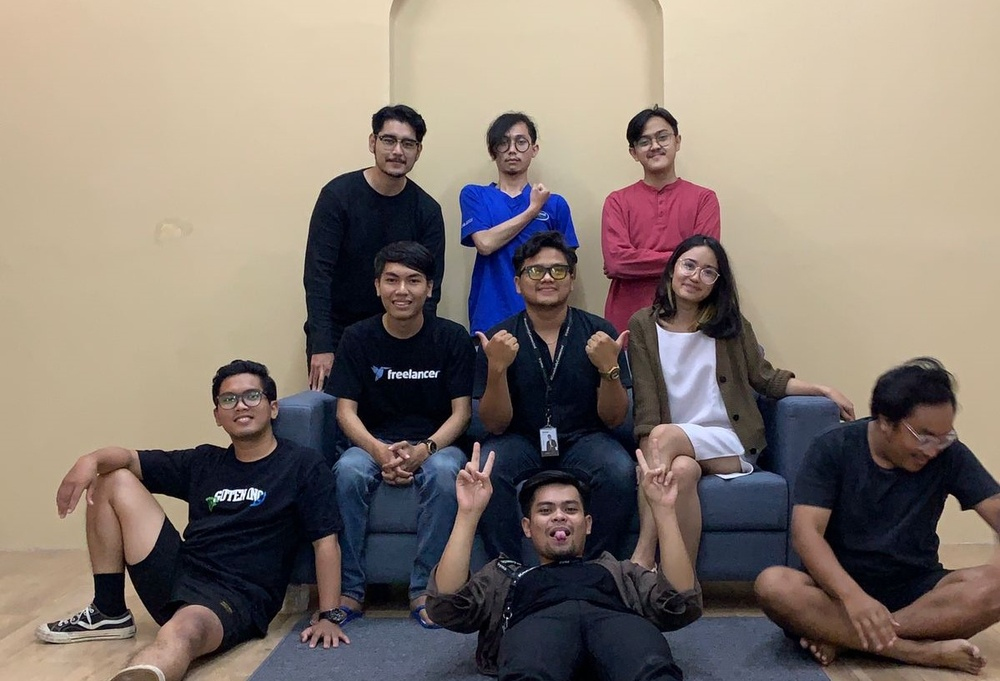
#> input picture asset/face2.jpg, 1000 x 681 px, shrunk from 1199 x 816 before the run
$ python facedetector.py
#> lines starting #> are read from the running program, lines starting #| are printed output that depends on the picture; after the words box and inside, x2 and y2 are one past the last pixel; in counts of white or black regions, pixels touching at a corner belong together
import cv2

face = cv2.CascadeClassifier('haarcascade_frontalface_default.xml')

img = cv2.imread('asset/face2.jpg')
#> img is the input picture: shape (681, 1000, 3); mean B, G, R 112.9, 121.6, 133.5
gray = cv2.cvtColor(img, cv2.COLOR_BGR2GRAY)
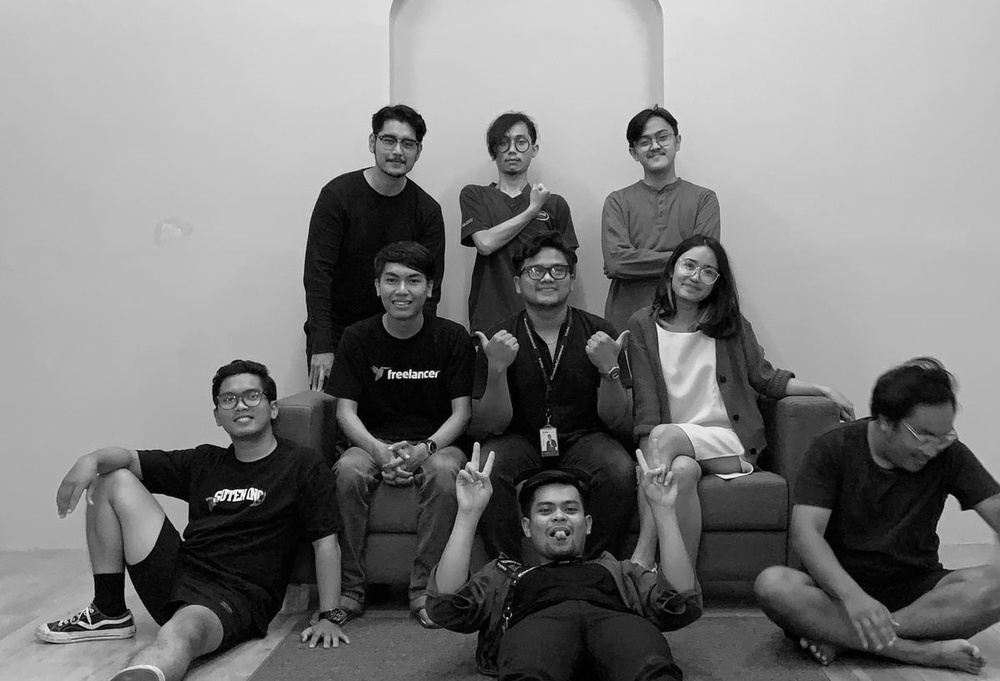
#> gray: shape (681, 1000); min 0, max 254, mean 124.2

wajah = face.detectMultiScale(gray, 1.3, 5)
#> wajah = [[629, 118, 51, 51], [368, 118, 59, 59], [487, 122, 52, 52], [372, 256, 60, 60], [670, 246, 54, 54], [520, 248, 55, 55], [212, 373, 60, 60], [526, 483, 66, 66]]

for (x, y, w, h) in wajah:
    cv2.rectangle(img, (x, y), (x+w, y+h), (0, 255, 0), 2)

    cv_warna = img[y:y+h, x:x+w]
    cv_gray = gray[y:y+h, x:x+w]
#> this loop made 8 passes
#> pass 1, `cv_warna = img[y:y+h, x:x+w]`:
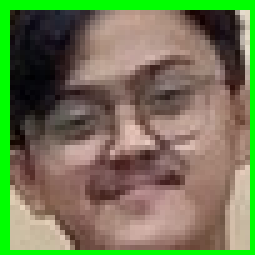
#> cv_warna: shape (51, 51, 3) (shown 5 times larger); mean B, G, R 84.8, 121.2, 114.1
#> pass 1, `cv_gray = gray[y:y+h, x:x+w]`:
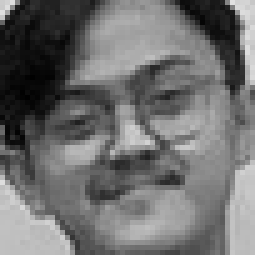
#> cv_gray: shape (51, 51) (shown 5 times larger); min 0, max 224, mean 110.5
#> pass 2, `cv_warna = img[y:y+h, x:x+w]`:
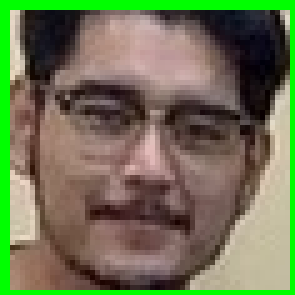
#> cv_warna: shape (59, 59, 3) (shown 5 times larger); mean B, G, R 83.8, 116.7, 110.4
#> pass 2, `cv_gray = gray[y:y+h, x:x+w]`:
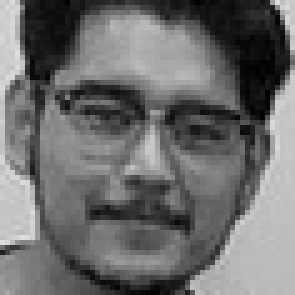
#> cv_gray: shape (59, 59) (shown 5 times larger); min 0, max 222, mean 108.9
#> after the loop:
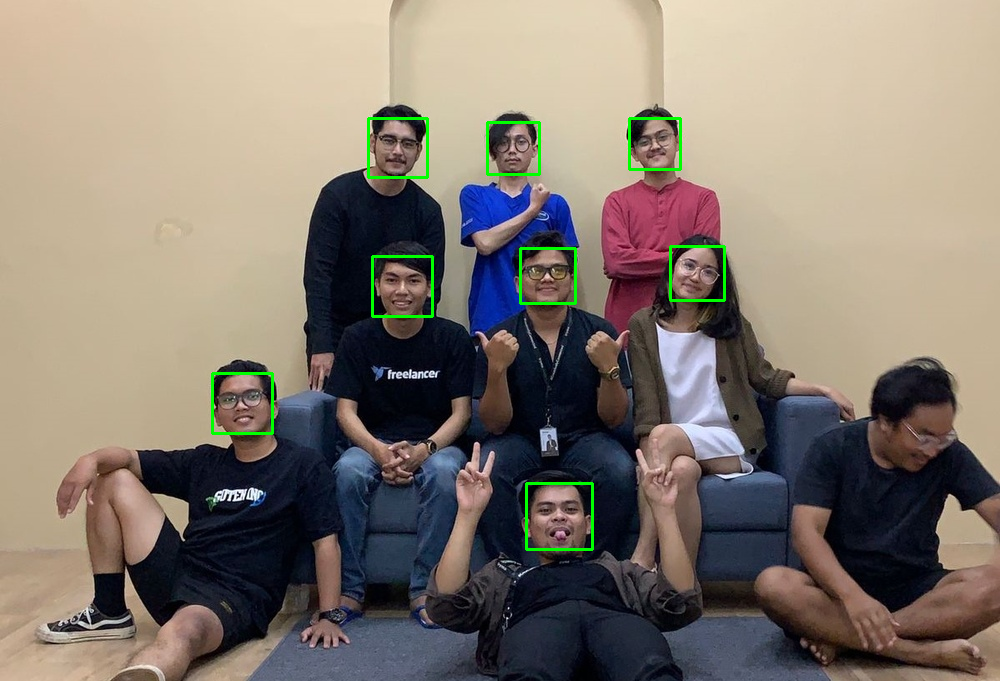
#> img: shape (681, 1000, 3); 0.8% of pixels changed, all inside (x1, y1, x2, y2) = (211, 117, 726, 551)

cv2.imshow('Foto Normal', img)
cv2.waitKey(0)
cv2.destroyAllWindows()

$ run again, with asset/face.jpg copied over asset/face2.jpg
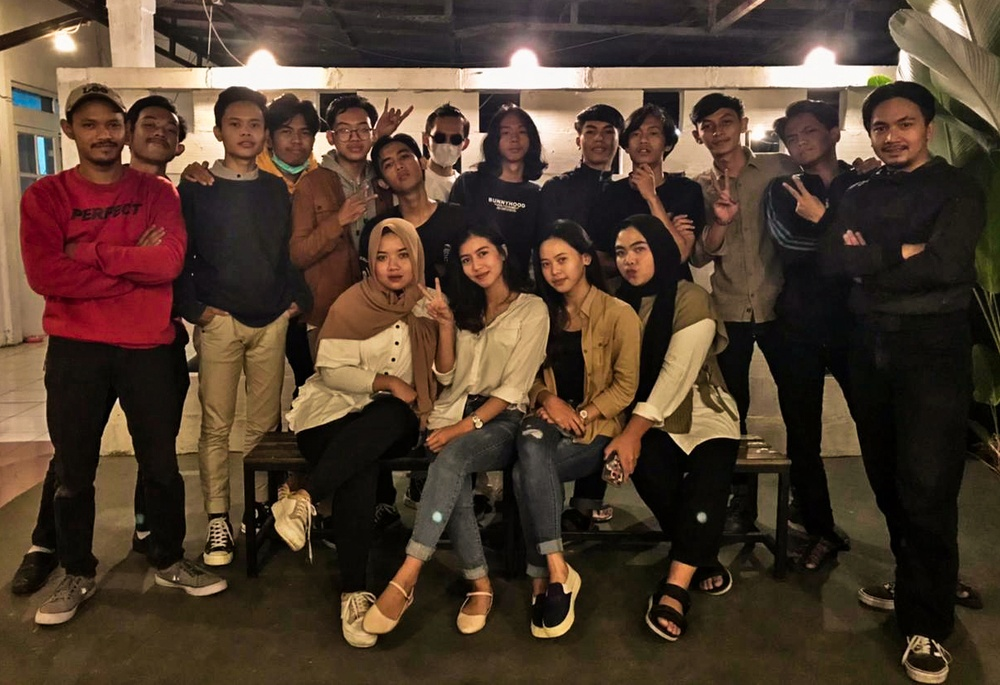
#> input picture asset/face.jpg, 1000 x 685 px, shrunk from 1216 x 833 before the run
#> img is the input picture: shape (685, 1000, 3); mean B, G, R 46.6, 61.3, 80.5
#> `gray = cv2.cvtColor(img, cv2.COLOR_BGR2GRAY)`:
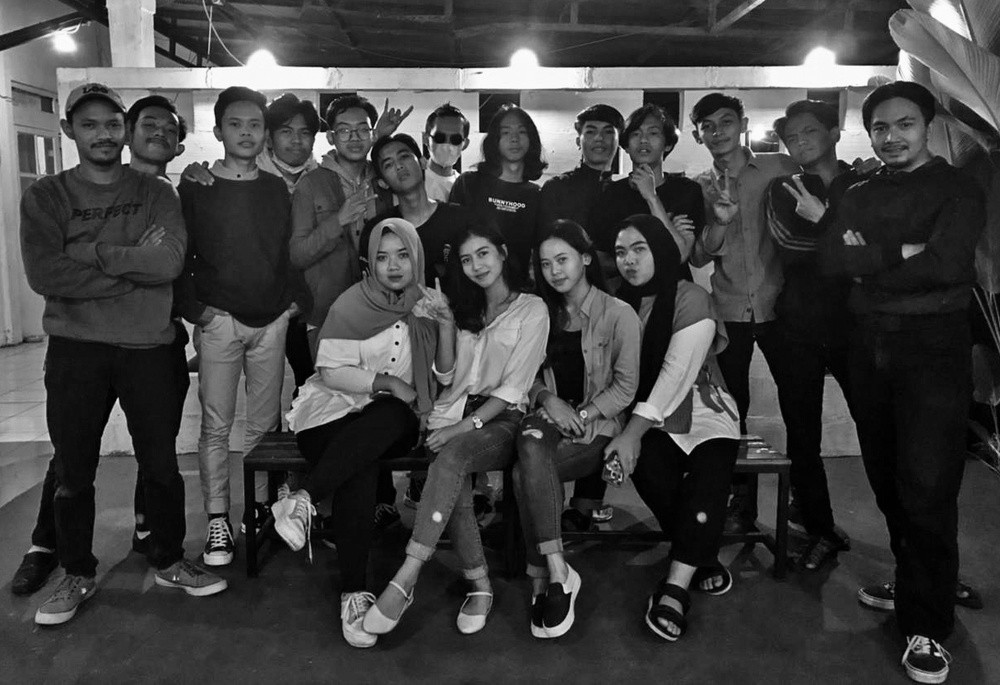
#> gray: shape (685, 1000); min 0, max 255, mean 65.4
#> wajah = [[274, 116, 43, 43], [329, 110, 49, 49], [575, 112, 48, 48], [604, 229, 55, 55], [532, 242, 51, 51], [217, 103, 55, 55], [73, 104, 58, 58], [860, 98, 70, 70], [450, 235, 53, 53], [363, 233, 60, 60]]
#> the loop `for (x, y, w, h) in wajah:` made 10 passes
#> after the loop `for (x, y, w, h) in wajah:`:
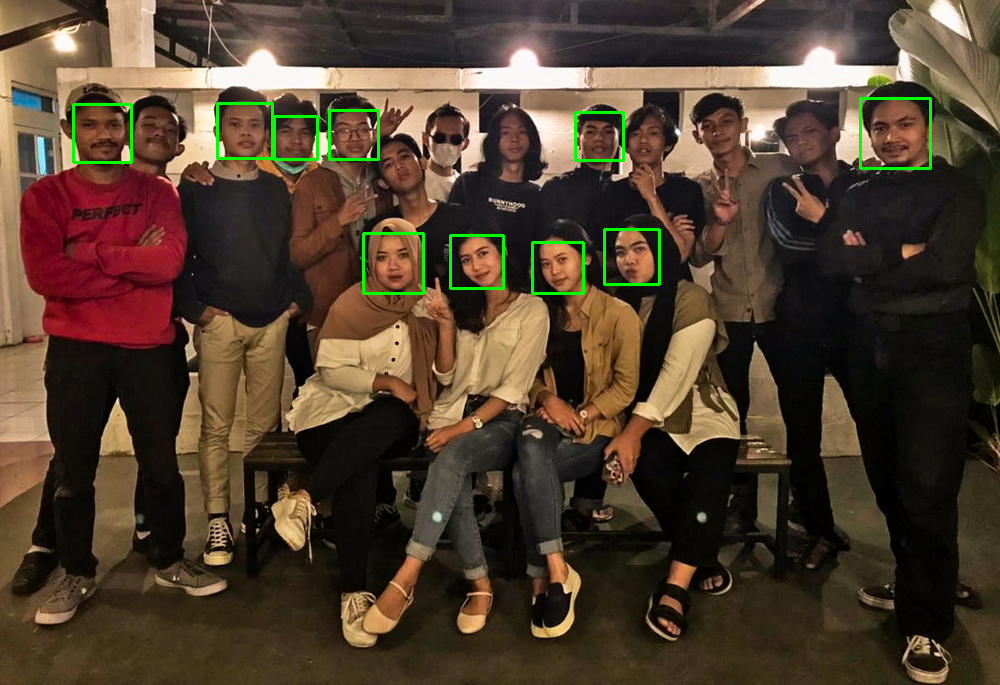
#> img: shape (685, 1000, 3); 0.94% of pixels changed, all inside (x1, y1, x2, y2) = (72, 97, 932, 295)
